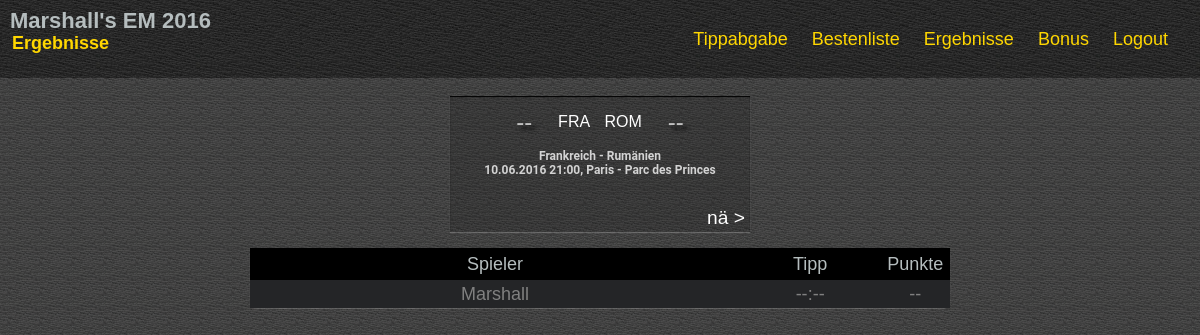
/results.php (signed in), run on the app's committed database.
### tables this page shows
CREATE TABLE IF NOT EXISTS `competition_matches` (
  `id` int(11) NOT NULL AUTO_INCREMENT,
  `kickoff` datetime NOT NULL,
  `location_id` int(11) NOT NULL,
  `team1_id` int(11) NOT NULL,
  `team2_id` int(11) NOT NULL,
  `result1` int(11) DEFAULT NULL,
  `result2` int(11) DEFAULT NULL,
  PRIMARY KEY (`id`)
);

CREATE TABLE IF NOT EXISTS `competition_teams` (
  `id` int(11) NOT NULL AUTO_INCREMENT,
  `shortname` varchar(3) NOT NULL,
  `fullname` varchar(65) NOT NULL,
  `flag` text NOT NULL,
  `ingroup` char(1) NULL,
  `ranking` int(11) NOT NULL,
  PRIMARY KEY (`id`)
);

CREATE TABLE IF NOT EXISTS `competition_locations` (
  `id` int(11) NOT NULL AUTO_INCREMENT,
  `name` varchar(64) NOT NULL,
  PRIMARY KEY (`id`)
);

CREATE TABLE IF NOT EXISTS `competition_users` (
  `id` int(11) NOT NULL AUTO_INCREMENT,
  `email` text NOT NULL,
  `password` varchar(65) NOT NULL,
  `username` varchar(65) NOT NULL,
  PRIMARY KEY (`id`)
);

### database.php (called while the page is built, shortened)
<?php
class Database {
    private $_connection;
    private static $_instance;
    private $_host = DatabaseConfig::HOST;
    private $_username = DatabaseConfig::USER;
    private $_password = DatabaseConfig::PASS;
    private $_database = DatabaseConfig::NAME;
    public static function getInstance()
    {
        if (!self::$_instance) {
            self::$_instance = new self();
        }
        return self::$_instance;
    }
    private function __construct()
    {
        try {
            $this->_connection  = new \PDO("mysql:host=$this->_host;dbname=$this->_database;charset=utf8", $this->_username, $this->_password);
        } catch (PDOException $e) {
            echo $e->getMessage();
        }
    }
	private function execute($sql, $data = array())
	{
		$stmt = $this->_connection->prepare($sql);
		$i = 0;
		foreach ($data as $value)
		{
			$type = is_string($value) ? PDO::PARAM_STR : PDO::PARAM_INT;
			$stmt->bindValue(++$i, $value, $type);
		}
		if (!$stmt->execute()) {
			var_dump($stmt->errorInfo());
		}
		return $stmt->fetchAll(PDO::FETCH_ASSOC);
	}
	public function getMatch($matchid)
	{
		$sql = "SELECT
				m.id,
				m.kickoff > NOW() AS hidden,
				DATE_FORMAT(m.kickoff, '%d.%m.%Y %H:%i') AS kickoff,
				l.name AS location,
				t1.shortname AS tsn1, t1.fullname AS tfn1, t1.Flag AS tflg1,
				t2.shortname AS tsn2, t2.fullname AS tfn2, t2.Flag AS tflg2,
				m.result1, m.result2
				FROM competition_matches m
				JOIN competition_locations l
				ON l.id = m.location_id
				JOIN competition_teams t1
				ON t1.id = m.team1_id
				JOIN competition_teams t2
				ON t2.id = m.team2_id
				WHERE ";
		$params = array();
		if ($matchid !== FALSE)
		{
			$sql .= "m.id = ?";
			$params[] = $matchid;
		}
		else
		{
			$sql .= "NOW() > m.kickoff ORDER BY TIMEDIFF(NOW(), m.kickoff) ASC, m.id ASC LIMIT 0, 1";
		}
		$res = $this->execute($sql, $params);
		if (count($res) == 1) {
			return $res[0];
		}
		return array();
	}
	public function getAllMatchIds()
	{
		$sql = "SELECT id FROM competition_matches ORDER BY kickoff ASC";
		$res = $this->execute($sql);
		$matchids = array();
		foreach ($res as $row)
		{
			$matchids[] = $row['id'];
		}
		return $matchids;
	}
	public function getAllBetsForMatch($matchid)
	{
		$sql = "SELECT
				u.id,
				username,
				bet1, bet2
				FROM competition_users u
				LEFT JOIN competition_bets b
				ON b.match_id = ?
				AND u.id = b.user_id
				ORDER BY LOWER(u.username) ASC";
		return $this->execute($sql, array($matchid));
	}
}
?>

### functions.php (called while the page is built, shortened)
<?php
	function FormatValue($v, $charCount, $hidden) {
		return (is_null($v) ? str_repeat('-', $charCount) : ($hidden ? str_repeat('*', $charCount) : $v));
	}
?>

### betlist.php (the view)
<div>
<?php
	include('functions.php');
	require_once('database.php');
	$db = Database::getInstance();
	$matchid = isset($_GET['match']) ? $_GET['match'] : FALSE;
	$match = $db->getMatch($matchid);
	$matchids = $db->getAllMatchIds();
	if (count($match) == 0) {
		$match = $db->getMatch($matchids[0]);
	}
	$matchid = $match['id'];
	$kickoff = $match['kickoff'];
	$location = $match['location'];
	$result1 = FormatValue($match['result1'], 2, FALSE);
	$result2 = FormatValue($match['result2'], 2, FALSE);
	$tsn1    = $match['tsn1'];
	$tfn1    = $match['tfn1'];
	$tflg1   = $match['tflg1'];
	$tsn2    = $match['tsn2'];
	$tfn2    = $match['tfn2'];
	$tflg2   = $match['tflg2'];
	for ($i = 0; $i < count($matchids); ++$i) {
		if ($matchids[$i] == $match['id']) {
			$prevIdx = ($i > 0 ? $matchids[$i - 1] : null);
			$nextIdx = ($i < count($matchids) - 1 ? $matchids[$i + 1] : null);
		}
	}
	$linkPrev = (is_null($prevIdx) ? "&nbsp;" : "<a href=\"results?match=$prevIdx\">&lt;&nbsp;vorheriges</a>");
	$linkNext = (is_null($nextIdx) ? "&nbsp;" : "<a href=\"results?match=$nextIdx\">n&auml;&nbsp;&gt;</a>");
	echo "<div class=\"result\">
			  <div class=\"centercont\">
				 <div class=\"goal\">$result1</div>
				 <div class=\"flag flag-$tflg1\"></div>
				 <div class=\"desc\">$tsn1</div>
				 <div class=\"desc\">$tsn2</div>
				 <div class=\"flag flag-$tflg2\"></div>
				 <div class=\"goal\">$result2</div>
			  </div>
			  <div class=\"info\">
				<h2>$tfn1 - $tfn2</h2>
				<h2>$kickoff, $location</h2>
				<br/>
			  </div>
			  <div class=\"centercont\">
				<div class=\"naviResults\" style=\"float: left\">$linkPrev</div>
				<div class=\"naviResults\" style=\"float: right\">$linkNext</div>
			  </div>
			</div><br/>";
	echo "<table id=\"user_ranking\" class=\"table\">
			<thead>
			<tr>
				<td style=\"width: 70%\">Spieler</td>
				<td style=\"width: 20%\">Tipp</td>
				<td style=\"width: 10%\">Punkte</td>
			</tr>
	</thead>
	<tbody>";
	$bets = $db->getAllBetsForMatch($matchid);
	foreach ($bets as $bet) {
		$bet1 = FormatValue($bet['bet1'], 2, $match['hidden']);
		$bet2 = FormatValue($bet['bet2'], 2, $match['hidden']);
		$points = (is_null($bet['bet1']) || is_null($bet['bet2']) || is_null($match['result1']) || is_null($match['result2']) ?
					'--' : CalcScoreForMatch($bet['bet1'], $bet['bet2'], $match['result1'], $match['result2']));
		$colors = Array( 4 => 'gold', 3 => 'silver', 2 => 'bronze');
		$color = (array_key_exists($points, $colors) ? $colors[$points] : 'standard');
		echo "<tr class=\"ranking_$color\"><td>{$bet['username']}</td><td>$bet1:$bet2</td><td>$points</td></tr>";
	}
	echo "</tbody>
	<tfoot></tfoot>
</table>";
?>
</div>

### css/competition.css (style rules this page uses)
html, body, div, span, applet, object, iframe, h1, h2, h3, h4, h5, h6, p, blockquote, pre, a, abbr, acronym, address, big, cite, code, del, dfn, em, img, ins, kbd, q, s, samp, small, strike, strong, sub, sup, tt, var, b, u, i, center, dl, dt, dd, ol, ul, li, fieldset, form, label, legend, table, caption, tbody, tfoot, thead, tr, th, td, article, aside, canvas, details, embed, figure, figcaption, footer, header, hgroup, menu, nav, output, ruby, section, summary, time, mark, audio, video { margin: 0; padding: 0; border: 0; font-size: 100%; font-family: 'Fjalla One',sans-serif; vertical-align: baseline; }
body { line-height: 1; }
table { border-collapse: collapse; border-spacing: 0; }
html { height: 100%; }
body { min-height: 100%; background: url(../img/bg.png) center; }
a { color:white; text-decoration:none; font-family: 'Fjalla One', sans-serif; }
div h2, div span { padding: 0; margin: 2px; color: gold; font-size: 18px; font-family: 'Fjalla One', sans-serif; }
.info h2, .info span { padding: 0; color: lightgrey; font-size: 12px; font-family: 'Roboto', sans-serif; }
div.result { position: relative; display: inline-block; width: 90%; margin: 0.01em 0.01em 1em; max-width: 300px; background-color: rgba(20,20,20, .2); -webkit-box-shadow: 0px 1px 1px 0px rgba(255,255,255, .2), inset 0px 1px 1px 0px rgb(0,0,0); -moz-box-shadow: 0px 1px 1px 0px rgba(255,255,255, .2), inset 0px 1px 1px 0px rgb(0,0,0); box-shadow: 0px 1px 1px 0px rgba(255,255,255, .2), inset 0px 1px 1px 0px rgb(0,0,0); }
div.centercont { margin: auto 0; padding-top: 0.55em; padding-bottom: 0.55em; }
div.goal { display: inline-block; font-family: 'Orbitron', sans-serif; font-size: 1.5em; text-shadow: 4px 4px 4px black; color: silver; min-width: 10%; max-width: 25%; padding: 5px; height:100%; vertical-align: middle; }
div.naviResults { display: inline-block; font-size: 1.2em; color: silver; min-width: 10%; padding: 5px; height:100%; vertical-align: middle; }
div.desc { display: inline-block; font-family: 'Fjalla One', sans-serif; color: white; font-weight: normal; font-size: 1em; min-width: 10%; max-width: 25%; padding: 5px; height:100%; vertical-align: middle; }
table.table { background-color: #141517; -webkit-border-radius: 7px; -moz-border-radius: 7px; border-radius: 7px; -webkit-box-shadow: 0px 1px 1px 0px rgba(255,255,255, .2), inset 0px 1px 1px 0px rgb(0,0,0); -moz-box-shadow: 0px 1px 1px 0px rgba(255,255,255, .2), inset 0px 1px 1px 0px rgb(0,0,0); box-shadow: 0px 1px 1px 0px rgba(255,255,255, .2), inset 0px 1px 1px 0px rgb(0,0,0); color:#b5bdbe;font-size: 18px; font-family: 'Fjalla One', serif; display: inline-table; }
#user_ranking thead > tr > td { padding: 7px; }
#user_ranking tbody > tr > td { padding: 5px; }
#user_ranking thead tr { background-color: #000000; }
#user_ranking tbody tr { background-color: #242527; }
#user_ranking tr.ranking_standard { color: grey; }

### data on the page
competition_matches: result1 "--", team1.shortname "FRA", team2.shortname "ROM", result2 "--", team1.fullname "Frankreich", team2.fullname "Rumänien", location.name "Paris - Parc des Princes"
competition_users: username "Marshall", bet1 "--", bet2 "--", points "--"

### other printed values
$title "Tippabgabe"
$title "Bestenliste"
$title "Ergebnisse"
$title "Bonus"
$title "Logout"
$_SESSION["activeUser"] "Marshall"
self::getPageTitle() "Ergebnisse"
$kickoff "10.06.2016 21:00"
